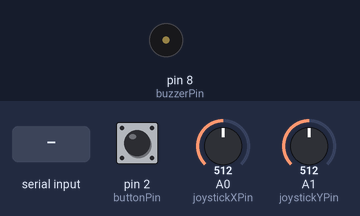
A sketch run on a simulated Arduino Uno, built with avr-gcc and run on an emulated ATmega328P. Shown: buzzer (waves = sounding). Inputs (shaded band) come from the test bench; at power-on: pin 2 (buttonPin) HIGH, A0 (joystickXPin) = 512, A1 (joystickYPin) = 512. What the sketch prints to the serial monitor is not drawn.

Above: at 1.2 s.
1.3 s: "S\n" received over Serial
Timing chart, 0 to 4.3 s (numbered marks = the images above; inputs shaded):
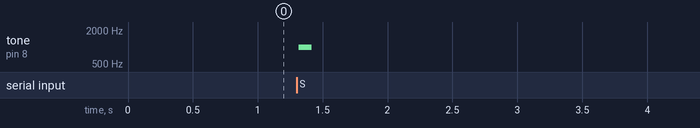

Measured:
- after the input at 1.3 s, tone on pin 8 (buzzerPin): silent → 1000 Hz at once, → silent 0.10 s later

The sketch:

game.ino
```cpp
int buzzerPin = 8;          // Pin connected to the buzzer
int joystickXPin = A0;      // Joystick X-axis pin
int joystickYPin = A1;      // Joystick Y-axis pin
int buttonPin = 2;          // Pushbutton pin
String incomingMessage = ""; // Buffer to store incoming serial messages

void setup() {
  Serial.begin(9600);       // Initialize serial communication at 9600 baud
  pinMode(buzzerPin, OUTPUT); // Set the buzzer pin as an output
  pinMode(buttonPin, INPUT_PULLUP); // Set the button pin as an input with a pull-up resistor
}

void loop() {
  // Read joystick values
  int joystickX = analogRead(joystickXPin);
  int joystickY = analogRead(joystickYPin);

  // Read button state
  int buttonState = digitalRead(buttonPin);

  // Send joystick and button data to the computer
  Serial.print(joystickX);
  Serial.print(",");
  Serial.print(joystickY);
  Serial.print(",");
  Serial.println(buttonState);

  // Check if there is data available on the serial port
  while (Serial.available() > 0) {
    char c = Serial.read(); // Read one character from the serial buffer

    // Check for the end of the message
    if (c == '\n') {
      // If the message is "S", trigger the buzzer
      if (incomingMessage == "S") {
        tone(buzzerPin, 1000, 100);  // Play a 1 kHz tone for 100 ms
      }
      incomingMessage = ""; // Clear the message buffer after processing
    } else {
      incomingMessage += c; // Append the character to the message buffer
    }
  }

  delay(50); // Small delay to avoid flooding the serial port
}
```
